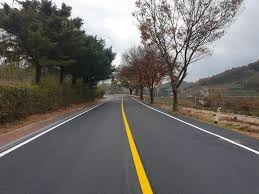
#> input picture Practice source code/images/road2.jpg, 259 x 194 px, found by its file name
$ python hough_hsv_lane_detection.py
#> lines starting #> are read from the running program, lines starting #| are printed output that depends on the picture; after the words box and inside, x2 and y2 are one past the last pixel; in counts of white or black regions, pixels touching at a corner belong together
#!/usr/bin/env python3

import rospy
import cv2
import numpy as np
import os

def process_image(image_path):
    rospy.loginfo(f"Processing image: {image_path}")
#> (this line was passed over: rospy is not available in this run)

    # 이미지 파일이 존재하는지 확인
    if not os.path.exists(image_path):
        rospy.logerr(f"Error: Image file not found at {image_path}")
        return

    # 이미지 읽기
    cv_image = cv2.imread(image_path)
#> cv_image is the input picture: shape (194, 259, 3); mean B, G, R 101.7, 105.2, 108.3

    # 이미지가 정상적으로 읽혔는지 확인
    if cv_image is None:
        rospy.logerr("Error: Could not open or find the image.")
        return

    # 이미지 크기
    height, width = cv_image.shape[:2]
#> height = 194; width = 259

    # 1. 관심 영역(ROI) 설정 (하단 절반)
    roi_vertices = [
        (0, height),
        (0, height // 2),
        (width, height // 2),
        (width, height)
    ]
    mask = np.zeros_like(cv_image)
    match_mask_color = (255,) * cv_image.shape[2]
#> match_mask_color = (255, 255, 255)
    cv2.fillPoly(mask, np.array([roi_vertices], np.int32), match_mask_color)
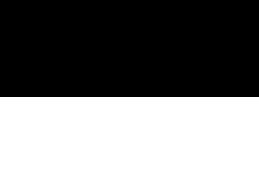
#> mask: shape (194, 259, 3); 50% white; 1 white region, box (x1, y1, x2, y2) and area: (0, 97, 259, 194) 25123
    masked_image = cv2.bitwise_and(cv_image, mask)
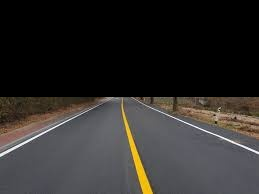
#> masked_image: shape (194, 259, 3); mean B, G, R 43.3, 45.1, 47.5

    # 2. 이미지를 HSV 색 공간으로 변환
    hsv_image = cv2.cvtColor(masked_image, cv2.COLOR_BGR2HSV)
#> hsv_image: shape (194, 259, 3); mean H, S, V 43, 20.6, 49.7

    # 3. 노란색 차선 필터링 (HSV 범위 설정)
    yellow_lower = np.array([20, 100, 100])
    yellow_upper = np.array([30, 255, 255])
    yellow_mask = cv2.inRange(hsv_image, yellow_lower, yellow_upper)
#> yellow_mask: shape (194, 259); 1.4% white; 11 white regions (10 under 20 px), largest, box (x1, y1, x2, y2) and area: (122, 111, 153, 194) 635

    # 4. 흰색 차선 필터링 (HSV 범위 설정)
    #white_lower = np.array([0, 0, 180])
    #white_upper = np.array([255, 30, 255])
    white_lower = np.array([0, 0, 200])
    white_upper = np.array([180, 25, 255])
    white_mask = cv2.inRange(hsv_image, white_lower, white_upper)
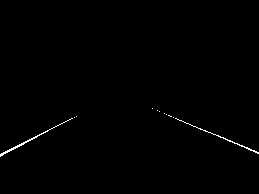
#> white_mask: shape (194, 259); 0.51% white in thin lines or dots, all inside (x1, y1, x2, y2) = (0, 108, 259, 157)

    # 5. 노란색과 흰색 마스크 결합
    combined_mask = cv2.bitwise_or(yellow_mask, white_mask)
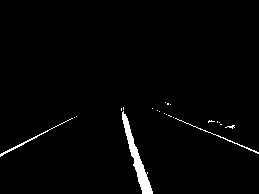
#> combined_mask: shape (194, 259); 1.9% white; 22 white regions (19 under 20 px), largest, box (x1, y1, x2, y2) and area: (122, 111, 153, 194) 635, (0, 118, 73, 157) 130, (175, 118, 259, 154) 112

    # 6. 에지 검출 (HSV 필터링 후)
    edges = cv2.Canny(combined_mask, 50, 150)
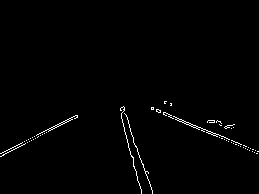
#> edges: shape (194, 259); 1.1% white in thin lines or dots, all inside (x1, y1, x2, y2) = (0, 101, 259, 194)

    # 7. Hough 변환을 사용한 선 검출
    lines = cv2.HoughLinesP(edges, 1, np.pi / 180, 20, minLineLength=30, maxLineGap=200)
#> lines = [[151, 107, 216, 134], [121, 110, 152, 191], [151, 109, 256, 153], [0, 156, 77, 116], [1, 153, 76, 115], [123, 126, 141, 192], [200, 127, 240, 144], [0, 153, 71, 117], [123, 106, 133, 142], [121, 117, 136, 171]]
    if lines is not None:
        for line in lines:
            x1, y1, x2, y2 = line[0]
            cv2.line(cv_image, (x1, y1), (x2, y2), (0, 255, 0), 5)
#> this loop made 10 passes
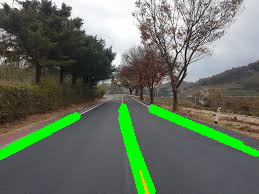
#> cv_image: shape (194, 259, 3); 6.04% of pixels changed, all inside (x1, y1, x2, y2) = (0, 103, 259, 194)

    # 결과 이미지 표시
    cv_image = cv2.resize(cv_image, (960, 540))  # 이미지 크기 조정
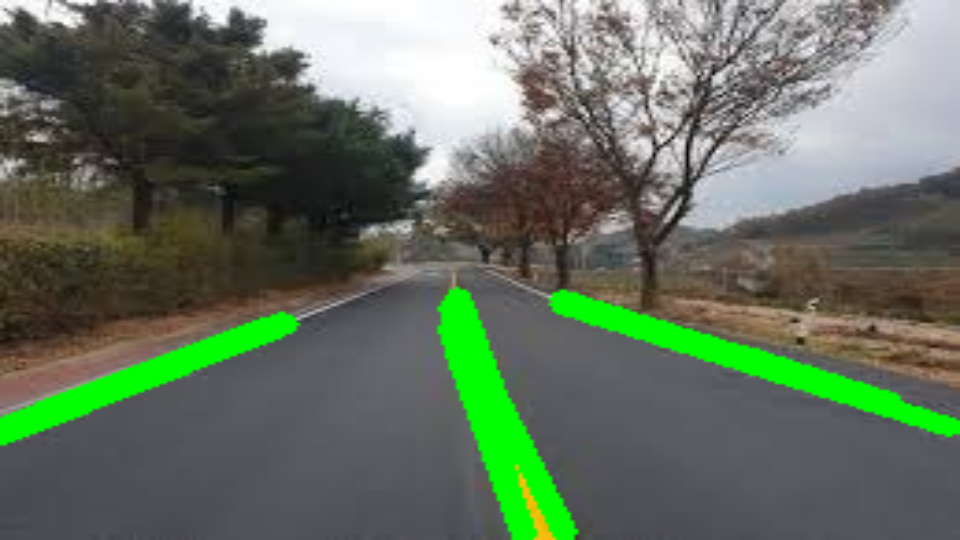
#> cv_image: shape (540, 960, 3); mean B, G, R 95.6, 113.1, 100.3
    cv2.imshow('Lane Detection', cv_image)
    cv2.waitKey(0)
    cv2.destroyAllWindows()

def main():
    rospy.init_node('lane_detection_hsv_node')

    # 이미지 파일 경로 설정
    image_path = '/home/unicon3/catkin_ws/src/opencv_test/images/road2.jpg'
    # 이미지 처리 함수 호출
    process_image(image_path)

if __name__ == '__main__':
    main()

$ run again, with Practice source code/images/road1.jpg copied over Practice source code/images/road2.jpg
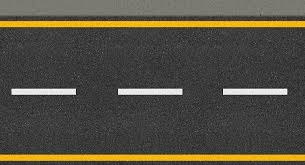
#> input picture Practice source code/images/road1.jpg, 305 x 165 px, found by its file name
#> in process_image, cv_image is the input picture: shape (165, 305, 3); mean B, G, R 65.4, 78.6, 83.3
#> in process_image, `cv2.fillPoly(mask, np.array([roi_vertices], np.int32), match_mask_color)`:
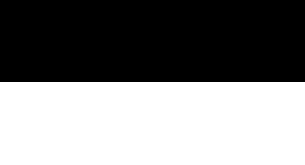
#> mask: shape (165, 305, 3); 50.3% white; 1 black region, box (x1, y1, x2, y2) and area: (0, 0, 305, 82) 25010
#> hsv_image: shape (165, 305, 3); mean H, S, V 8.4, 14.7, 40.9
#> yellow_mask: shape (165, 305); 4.2% white; 1 white region, box (x1, y1, x2, y2) and area: (0, 154, 305, 161) 2135
#> white_mask: shape (165, 305); 2.1% white; 3 white regions, box (x1, y1, x2, y2) and area: (12, 89, 76, 95) 356, (118, 89, 182, 95) 356, (223, 89, 287, 95) 338
#> edges: shape (165, 305); 2% white in thin lines or dots, all inside (x1, y1, x2, y2) = (0, 88, 305, 161)
#> lines = [[0, 153, 304, 153], [0, 160, 304, 160], [12, 94, 286, 94], [13, 88, 285, 88], [12, 93, 286, 93]]
#> the loop in process_image, `for line in lines:` made 5 passes
#> in process_image, `cv_image = cv2.resize(cv_image, (960, 540))`:
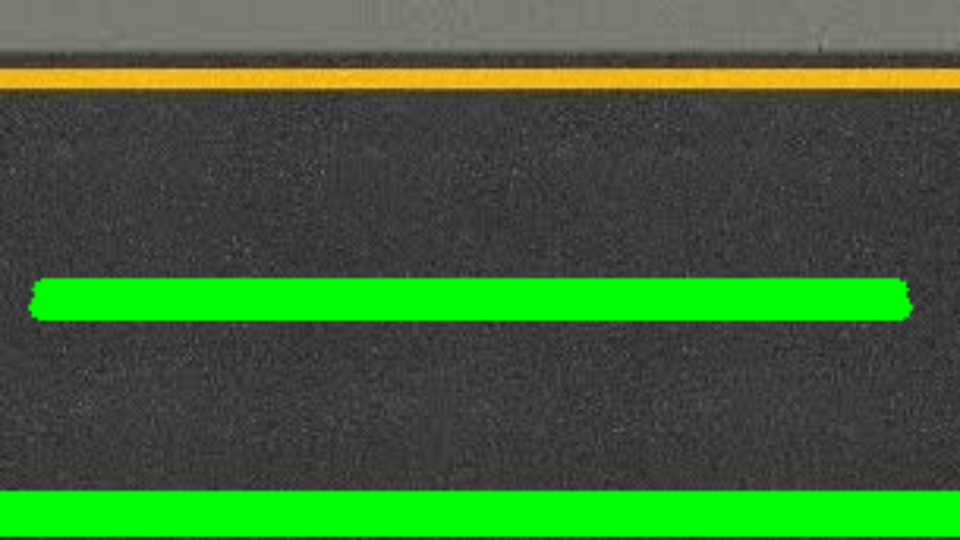
#> cv_image: shape (540, 960, 3); mean B, G, R 53.8, 100.7, 63.1
